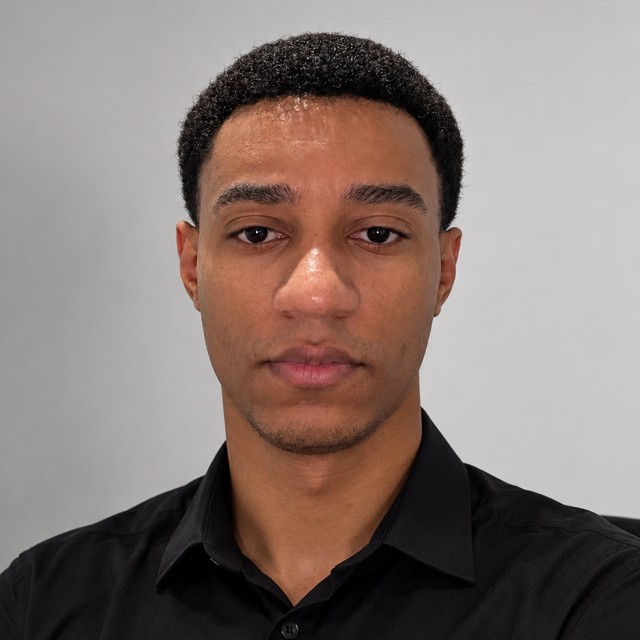
#> input picture src/assets/foto.jpg, 640 x 640 px
$ python crop_photo.py ../src/assets/foto.jpg ../src/assets/foto.jpg
#> lines starting #> are read from the running program, lines starting #| are printed output that depends on the picture
"""Recorta a foto do perfil em um quadrado centrado no rosto, sem os ombros.

Uso: python scripts/crop_photo.py <entrada> <saida>

A foto original tem fundo branco. O script acha o contorno do conteúdo
(pixels com algum canal abaixo de 240), mede a largura da cabeça e corta
logo antes da linha em que o contorno se alarga para os ombros.
"""

import sys

from PIL import Image

LIMIAR_BRANCO = 240
FATOR_OMBRO = 1.4
TAMANHO = 640


def extensao_por_linha(img: Image.Image) -> list[tuple[int, int] | None]:
    """Para cada linha, devolve (x_min, x_max) do conteúdo não branco."""
    px = img.load()
    w, h = img.size
    linhas: list[tuple[int, int] | None] = []
    for y in range(h):
        xs = [x for x in range(0, w, 2) if min(px[x, y][:3]) < LIMIAR_BRANCO]
        linhas.append((xs[0], xs[-1]) if len(xs) > 3 else None)
    return linhas


def recortar(entrada: str, saida: str) -> None:
#> called with entrada = '../src/assets/foto.jpg', saida = '../src/assets/foto.jpg'
    img = Image.open(entrada).convert("RGB")
#> img is the input picture: PIL image 640x640 RGB; mean R, G, B 135.2, 120.7, 116.3
    linhas = extensao_por_linha(img)
#> after the loop in extensao_por_linha, `for y in range(h):`: linhas = 640 pairs, first value 0 to 0, second value 638 to 638
    topo = next(y for y, e in enumerate(linhas) if e)
#> topo = 0

    # Largura da cabeça: a maior largura entre o topo e 45% da distância até o fim da imagem.
    fim_cabeca = topo + int((img.height - topo) * 0.45)
#> fim_cabeca = 288
    larguras = [(e[1] - e[0], e) for e in linhas[topo:fim_cabeca] if e]
#> larguras = 288 items
    largura_cabeca, (x0, x1) = max(larguras)
#> largura_cabeca = 638; x0 = 0; x1 = 638
    centro_x = (x0 + x1) // 2
#> centro_x = 319

    # Ombros: primeira linha abaixo da cabeça em que o contorno passa de 1,4x a largura dela.
    ombro = next(
        (y for y in range(fim_cabeca, img.height) if linhas[y] and linhas[y][1] - linhas[y][0] > largura_cabeca * FATOR_OMBRO),
        img.height,
    )
#> ombro = 640

    margem_topo = int(largura_cabeca * 0.12)
#> margem_topo = 76
    y0 = max(0, topo - margem_topo)
#> y0 = 0
    y1 = max(y0 + 1, ombro - int(img.height * 0.06))
#> y1 = 602
    lado = y1 - y0
#> lado = 602
    lado = min(lado, img.width)
    x_ini = min(max(0, centro_x - lado // 2), img.width - lado)
#> x_ini = 18

    quadrado = img.crop((x_ini, y0, x_ini + lado, y0 + lado))
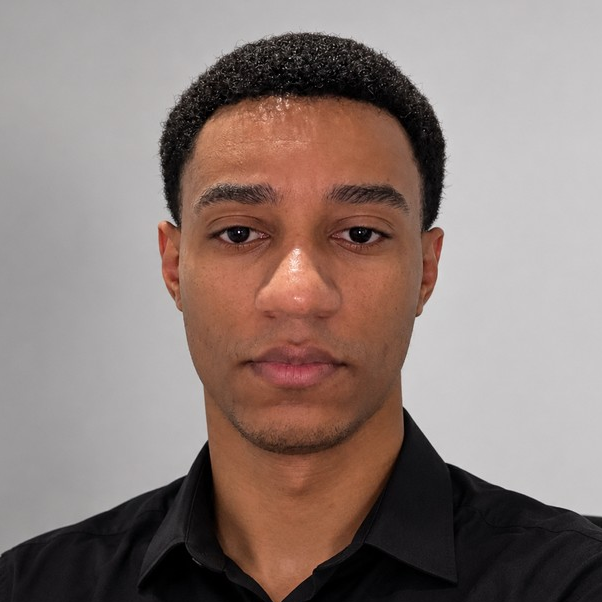
#> quadrado: PIL image 602x602 RGB; mean R, G, B 141, 124.8, 119.6
    quadrado.resize((TAMANHO, TAMANHO), Image.LANCZOS).save(saida, "JPEG", quality=88)
    print(f"topo={topo} ombro={ombro} cabeca={largura_cabeca} recorte=({x_ini},{y0},{lado})")
#| topo=0 ombro=640 cabeca=638 recorte=(18,0,602)


if __name__ == "__main__":
    recortar(sys.argv[1], sys.argv[2])
